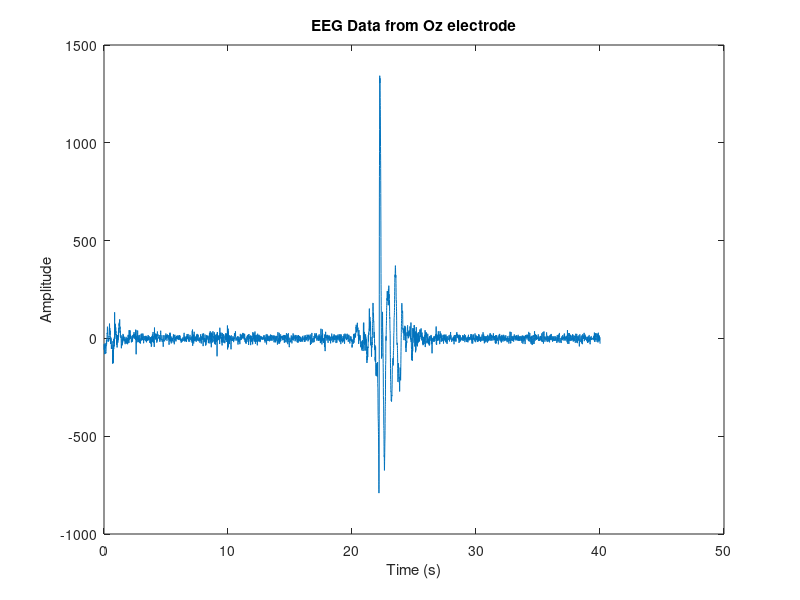
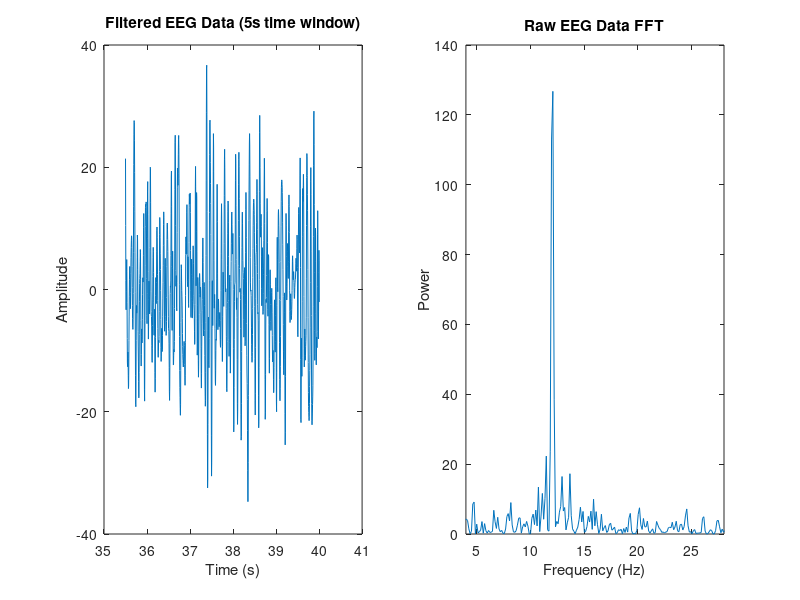

Write the MATLAB code that produced these figures, in order. (Note: this script raises an error after producing the figures.)
%% DATA IMPORT

clear, close all, clc

fs = 250;

% a mixed signal with 10s rest + 10s 8Hz sti + 10s rest + 10s 12Hz stim

load("mixed_signal_16_24.mat");
eeg_data = mixed_signal;
t = 0:1/fs:(length(eeg_data)/250 - 1/fs);

% load("S202007965_21_Protocol#3_Trial3.csv")
% eeg_data = S202007965_21_Protocol_3_Trial3(250*0.5:end, 3);
% t = 0:1/fs:(length(eeg_data)/250 - 1/fs);

% Plot the simulated EEG data
figure;
plot(t, eeg_data);
xlabel('Time (s)');
ylabel('Amplitude');
title('EEG Data from Oz electrode');

window_size = 6.5; % in seconds
step_size = 1; % in seconds


%% Initializing variables for using CCA;
refFreq = [7.2 8 9 9.6 12 14.4];
time = window_size - 1.5; % Seconds;
fs= 250;
classNum = length(refFreq); 
%trialNum = 1;
loss = 0;

ref_t = 0:1/fs:(time);

Y = cell(1, classNum);
r = zeros(1, classNum);

% Generate reference signals for each class
for i = 1:classNum
    ref = 2*pi*refFreq(i)*ref_t;
    Y{i} = [sin(ref); cos(ref); sin(ref*2); cos(ref*2)];
end

%% Pre-processing filters

% Low-pass 40 Hz
order = 4; 
[low_b, low_a] = butter(order, 40/(fs/2), 'low');

% High-pass 1 Hz
order = 2; 
[high_b, high_a] = butter(order, 1/(fs/2), 'high');

% Notch-filter 50 Hz
order = 2; 
[notch_b, notch_a] = butter(order, [48 52]/(fs/2), 'stop');

%% Simulate Data Acquisition and Real-time Plotting

% host = 'localhost';  % Use 'localhost' or '127.0.0.1' if running on the same machine
% port = 12345;         % Port number on which Python server is listening
% 
% tto = tcpclient(host, port);


% Initialize figure for real-time plotting
figure;
subplot(1,2,1)
h1 = plot(zeros(1,2*fs)); % Initialize plot
title(['Filtered EEG Data (' num2str(window_size-1.5) 's time window)']);
xlabel('Time (s)');
ylabel('Amplitude');
%ylim([-100 100]);
%xlim([0 window_size]) % Set initial x-axis limits
%set(gca, 'XTick', 0:1:window_size) % Set x-axis ticks every second

subplot(1,2,2)
h2 = plot(zeros(1,2*fs)); % Initialize plot
title('Raw EEG Data FFT');
xlabel('Frequency (Hz)');
ylabel('Power');
xlim([0 50]) % Set initial x-axis limits

i_segment = 0;
filtered_window = zeros(1, 2*fs);

counter = 0;

while true
    i_segment = i_segment + 1;
    pause(step_size) % Wait for step_size seconds
    
    % Generate data for the current window
    start_idx = max(1, 1 + (i_segment-1)*step_size*fs);
    end_idx = min(length(eeg_data), start_idx + window_size*fs);
    segment_data = eeg_data(start_idx:end_idx);
    t_segment = t(start_idx+1.5*fs:end_idx);


    filtered_window = filter(low_b, low_a, segment_data);
    filtered_window = filter(high_b, high_a, filtered_window);
    filtered_window = filter(notch_b, notch_a, filtered_window);

    filtered_window = filtered_window(250*1.5+1:end);

    % Update plot 
     %set(gca, 'XTick', t_segment(1):1:t_segment(end)) % Update x-axis ticks

    set(h1, 'XData', t_segment, 'YData', filtered_window);
    xlim([t_segment(1) t_segment(end)])
    

    [p, f] = periodogram(filtered_window, [], [], fs);

    set(h2, 'XData', f, 'YData', p);
    xlim([4 28]);
    
    drawnow;

    for j = 1:classNum
        [~, ~, corr] = canoncorr(filtered_window, Y{j}');
        r(j) = max(corr);
    end

    [m, ind] = max(r);
    prev_ind = ind;

    if(m>0.24 && prev_ind==ind)
        counter = counter+1;
    else
        counter = 0;
    end

    if(m>0.18)
     fprintf('SSVEP Frequency: %d Hz (canoncorr = %f) \n', refFreq(ind), m);

     counter = 0;


        % try
        % 
        %     % Send random integer numbers every second
        % 
        % 
        %         % Format the message to send (convert random_integer to string)
        %         message = sprintf('%d\n', refFreq(ind));
        % 
        %         % Send the message over TCP/IP
        %         write(tto, message);  % Send as characters
        % 
        %         % Display the sent message (optional)
        %         %disp(['Frequency: ', num2str(message)]);
        % 
        % 
        % 
        % catch ME
        %     disp(['Error occurred: ', ME.message]);
        %     if exist('tto', 'var') && isvalid(t)
        %         delete(t);  % Close and delete the tcpclient object on error
        %     end
        % end

    end

    
    % % Check if the user pressed the escape key
    % if waitforbuttonpress == 1
    %     break;
    % end
end


%% MATLAB Script: send_random_data.m

% % Define parameters
% host = 'localhost';  % Use 'localhost' or '127.0.0.1' if running on the same machine
% port = 12345;         % Port number on which Python server is listening
% 
% try
%     % Create TCP/IP client object
%     t = tcpclient(host, port);
%     
%     % Send random integer numbers every second
%     while true
%         % Generate a random integer between 1 and 100 (adjust range as needed)
%         random_integer = randi([1, 100]);  % Random integer between 1 and 100
%         
%         % Format the message to send (convert random_integer to string)
%         message = sprintf('%d\n', random_integer);
%         
%         % Send the message over TCP/IP
%         write(t, message, 'char');  % Send as characters
%         
%         % Display the sent message (optional)
%         disp(['Sent random integer: ', num2str(random_integer)]);
%         
%         % Pause for 1 second before sending the next random number
%         pause(1);  
%     end
%     
% catch ME
%     disp(['Error occurred: ', ME.message]);
%     if exist('t', 'var') && isvalid(t)
%         delete(t);  % Close and delete the tcpclient object on error
%     end
%end

%% Simulate EEG Data
clear, close all, clc

% Simulate EEG data
fs = 250; % Sampling frequency (Hz)
time = 60; % 10 seconds of data
t = 0:1/fs:(time - 1/fs);
freq_segments = [7.2 8 9 9.6 12 14.4]; % Frequencies for each segment (Hz)
amplitude = 50; % Amplitude of the simulated signal

% Initialize EEG data
eeg_data = zeros(size(t));

% Generate EEG signal with different frequencies for different segments
start_idx = 1;
for i = 1:length(freq_segments)
    freq = freq_segments(i);
    segment_t = t(start_idx:start_idx+length(t)/length(freq_segments)-1);
    segment_eeg_data = amplitude * sin(2*pi*freq*segment_t);
    eeg_data(start_idx:start_idx+length(segment_t)-1) = segment_eeg_data;
    start_idx = start_idx + length(segment_t);
end

% Add noise to the simulated EEG data
eeg_data = eeg_data + randn(size(eeg_data)) * 10;
